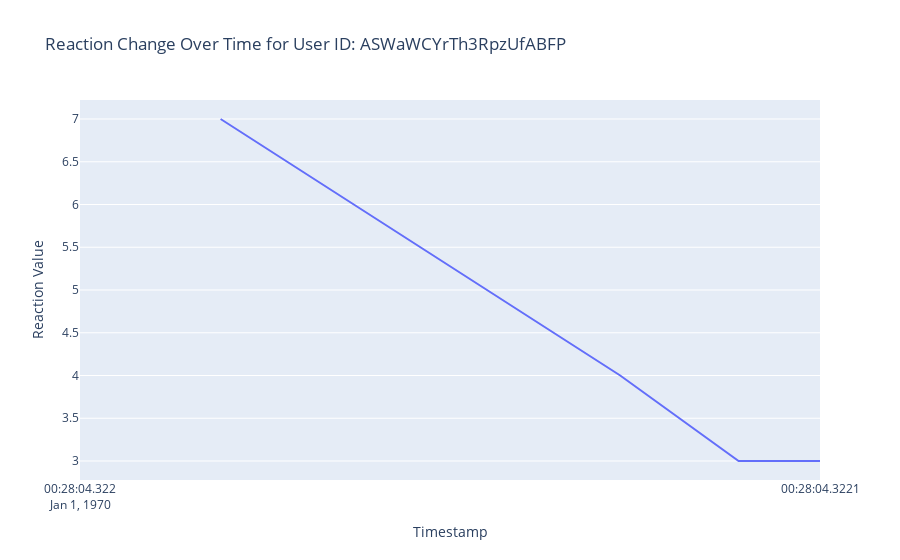

The code cell stored with this chart in its notebook:
### Code cell
data = data2
data['timestamp'] = pd.to_datetime(data['timestamp'])
# Filter the DataFrame for a specific user ID
user_data = data[data['userId'] == user_id]

# Apply the mapping function to the reaction column
user_data['reaction_value'] = user_data['reaction'].map(emoji_mapping).fillna(0)

# Plot the change in reaction over time using Plotly
fig = px.line(user_data, x='timestamp', y='reaction_value', title=f'Reaction Change Over Time for User ID: {user_id}')
fig.update_xaxes(title_text='Timestamp')
fig.update_yaxes(title_text='Reaction Value')
fig.show()

### Figure 1 — Plotly figure (JSON) as saved in the notebook; plotly's stock layout.template omitted (floating-point values rounded to 4 significant figures)
{"data": [{"hovertemplate": "timestamp=%{x}<br>reaction_value=%{y}<extra></extra>", "legendgroup": "", "line": {"color": "#636efa", "dash": "solid"}, "marker": {"symbol": "circle"}, "mode": "lines", "name": "", "orientation": "v", "showlegend": false, "type": "scatter", "x": ["1970-01-01T00:28:04.322130", "1970-01-01T00:28:04.322128", "1970-01-01T00:28:04.322089", "1970-01-01T00:28:04.322073", "1970-01-01T00:28:04.322019"], "xaxis": "x", "y": [4, 3, 3, 4, 7], "yaxis": "y"}], "layout": {"legend": {"tracegroupgap": 0}, "title": {"text": "Reaction Change Over Time for User ID: ASWaWCYrTh3RpzUfABFP"}, "xaxis": {"anchor": "y", "domain": [0, 1], "title": {"text": "Timestamp"}}, "yaxis": {"anchor": "x", "domain": [0, 1], "title": {"text": "Reaction Value"}}}}
